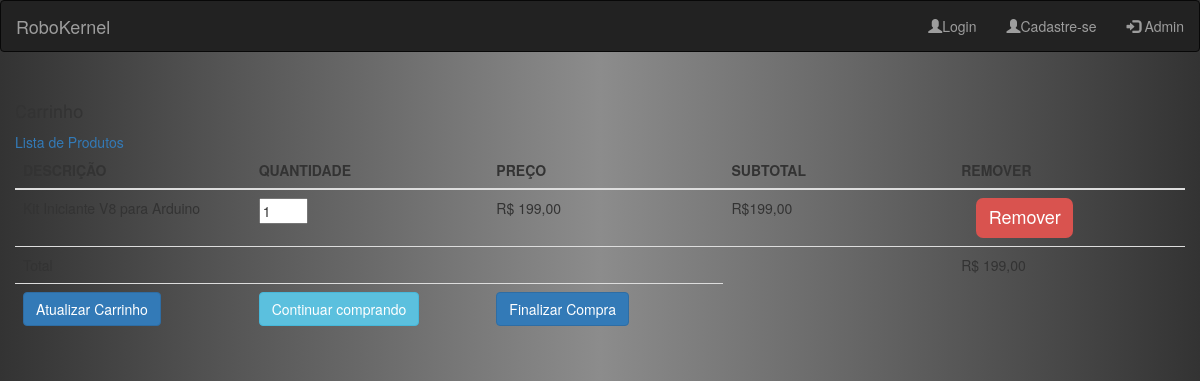
Page /Robokerneel/carrinho.php?acao=add&codproduto=101 on the committed database.
### tables this page shows
CREATE TABLE `produto` (
  `codproduto` int(11) NOT NULL,
  `descricao` varchar(150) NOT NULL,
  `categoria` varchar(100) NOT NULL,
  `manual` varchar(300) NOT NULL,
  `preco` varchar(12) NOT NULL,
  `imagem` varchar(200) NOT NULL
);

### Robokerneel/carrinho.php (the view, shortened to what this page needs)
<?php
	if(isset($_GET['acao'])){
        if($_GET['acao'] == 'add'){
            $codproduto = intval($_GET['codproduto']);
		}
		}
?>
    <?php
        include ('header.php');
        ?>
<br>
 <div class="container-fluid">
<div class="container">
    	<div class="card mt-5">
			 <div class="card-body">
	    		<h4 class="card-title">Carrinho</h4>
	    		<a href="comprar.php">Lista de Produtos</a>
	    	</div>
		</div>
	<div class="table-responsive">
	<table class="table table-strip">
		<thead>
			<tr>
				<th width="244">DESCRIÇÃO</th>
				<th width="244">QUANTIDADE</th>
				<th width="244">PREÇO</th>
				<th width="244">SUBTOTAL</th>
				<th width="244">REMOVER</th>
			</tr>
		</thead>
			<form action="?acao=up" method="post">
		<tbody>
			<?php
				if(count($_SESSION['carrinho']) == 0){
					echo('<tr><td colspan="5">Nenhum produto no carrinho</td></tr>');
				}else{
					include('conexao.php');
					$total = 0;
					foreach($_SESSION['carrinho'] as $codproduto => $qtd){
						$sql     = "SELECT * FROM produto WHERE codproduto = '$codproduto'";
						$executa = mysqli_query($conexao, $sql) or die (mysqli_error());
						$in      = mysqli_fetch_assoc($executa);
						$descricao    = $in ['descricao'];
						$preco   = number_format ($in ['preco'], 2,',','.');
						$sub     = number_format ($in ['preco'] * $qtd, 2,',','.');
						$total   += $in['preco'] * $qtd;
						echo '<tr>
								<td>'.$descricao.'</td>
								<td><input type="text" size="3" name="prod['.$codproduto.']" value="'.$qtd.'" ></td>
								<td>R$ '.$preco.'</td>
								<td>R$'.$sub.'</td>
								<td><a href="?acao=del&codproduto='.$codproduto.'" class="btn btn-danger">Remover</td>
							  </tr>' ;
					}
						$total = number_format($total, 2, ',', '.');
                echo 	'<tr>
                            <td colspan="4">Total</td>
                            <td>R$ '.$total.'</td>
                    	</tr>';
				}
			?>
		          <td ><input class="btn btn-primary"  type="submit" value="Atualizar Carrinho"/></td>
				<td ><a class="btn btn-info" href='comprar.php'>Continuar comprando</a></td>
				<td>
			<a href="login.php" class="btn btn-primary"  value="finalizar"/>Finalizar Compra</a></td>
		</tbody>
			</form>
	</table>
</div>
</div>
</div>
</body>
</html>

### Robokerneel/css/login.css (style rules this page uses)
.form-group .btn-success, .btn-danger { border: none; outline: none; height: 40px; color: #fff; font-size: 18px; width: 45%; border-radius: 7px; position: relative; left: 15px; }

### Robokerneel/css/index.css (style rules this page uses)
h1, h4, h5, p { font-family: Muli; }
body { background-image: url(./../Robokernel/img/fundo.jpg); background-color: #8c8c8c; background-image: linear-gradient(to right,#333 , #8c8c8c, #333); }
.container { padding: 0; }

### rows in the picture
produto: descricao "Kit Iniciante V8 para Arduino", value "1", preco "199,00"

### other values in the picture
$total "199,00"
